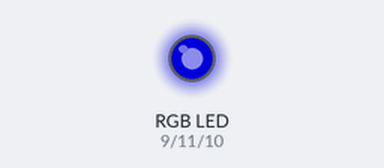
Simulated run of this sketch. Board: Arduino Uno, built with avr-gcc and run on an emulated ATmega328P. Shown: an RGB LED mixed from three pins (HIGH = lit). Dim RGB values are drawn brighter than linear.

Above: at 0.05 s.
At 0.15 s:
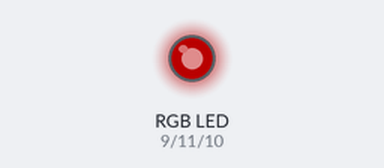
At 0.25 s:
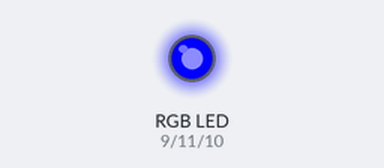
At 0.45 s:
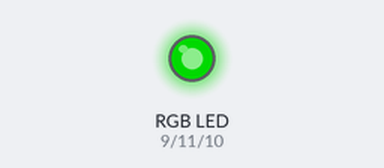
Timing chart, 0 to 3.0 s (numbered marks = the images above):
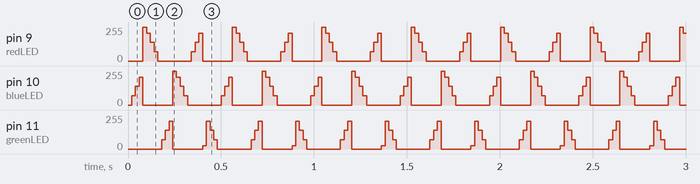

Measured:
- by itself, pin 9 (redLED): repeats every 0.48 s: 210/255 0.02 s, 140/255 0.02 s, 70/255 0.02 s, 0/255 0.18 s, 70/255 0.02 s, 140/255 0.02 s, 210/255 0.02 s, 0/255 0.16 s, 255/255 0.02 s
- by itself, pin 10 (blueLED): repeats every 0.48 s: 140/255 0.02 s, 210/255 0.02 s, 0/255 0.16 s, 255/255 0.02 s, 210/255 0.02 s, 140/255 0.02 s, 70/255 0.02 s, 0/255 0.18 s, 70/255 0.02 s

The sketch:

Blinkingled.ino
```cpp
/*int brightness = 0;
int fadeAmount = 10;
void setup() {
  // put your setup code here, to run once:
  pinMode(13, OUTPUT);
  pinMode(9, OUTPUT);
}

void loop() {


// analogWrite(9, brightness);

//    brightness = brightness + fadeAmount;

//    if (brightness == 0 || brightness == 255) {
//       fadeAmount = -fadeAmount ;

//    }
analogWrite(9, brightness);

// Change the brightness for next time through the loop:
brightness = brightness + fadeAmount;

// Check if the brightness has reached the limits:
if (brightness <= 0 || brightness >= 255) {
    fadeAmount = -fadeAmount;

    // Turn off the LED when brightness reaches a limit

}

// Reduce the delay time for a faster transition
delay(30);


  //  delay(5000);
  //
   //delay(300);


  digitalWrite(13, HIGH);
  delay(100);
  digitalWrite(13, LOW);
  delay(100);
}*/

int redLED = 9;   // Pin for the red LED
int blueLED = 10; // Pin for the blue LED
int greenLED = 11; // Pin for the green LED

int fadeAmount = 70; // Step size for fading
int brightness = 0;  // Initial brightness
int currentLED = 0;  // Start with the blue LED

void setup() {
  pinMode(redLED, OUTPUT);
  pinMode(blueLED, OUTPUT);
  pinMode(greenLED, OUTPUT);
}

void loop() {
  // Turn on the current LED and turn off the others
  if (currentLED == 0) { // Blue LED
    analogWrite(blueLED, brightness);
    analogWrite(redLED, 0);
    analogWrite(greenLED, 0);
  } else if (currentLED == 1) { // Red LED
    analogWrite(redLED, brightness);
    analogWrite(blueLED, 0);
    analogWrite(greenLED, 0);
  } else if (currentLED == 2) { // Green LED
    analogWrite(greenLED, brightness);
    analogWrite(redLED, 0);
    analogWrite(blueLED, 0);
  }

  // Change the brightness for next time through the loop:
  brightness = brightness + fadeAmount;

  // Reverse the direction of the fading at the ends of the fade:
  if (brightness <= 0 || brightness >= 255) {
    fadeAmount = -fadeAmount;
    currentLED = (currentLED + 1) % 3; // Cycle through 0, 1, 2 (blue, red, green)
  }

  // Adjust the delay for the speed of the effect
  delay(20); // Decrease this value for a faster effect
}
```
